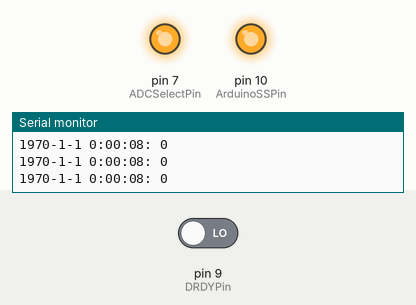
Recording of a sketch running on a simulated Arduino Uno, built with avr-gcc and run on an emulated ATmega328P. On the bench: output pins drawn as LEDs (lit = HIGH), the last lines printed to the serial monitor. The test bench sets the inputs (shaded band); at power-on: pin 9 (DRDYPin) LOW. Pins used as bus, display or sensor lines are not drawn.

Above: at 8.8 s.
8.9 s: pin 9 (DRDYPin) driven HIGH
At 11.4 s:
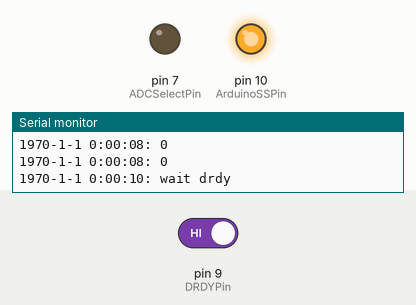
12.0 s: pin 9 (DRDYPin) driven LOW
At 12.6 s:
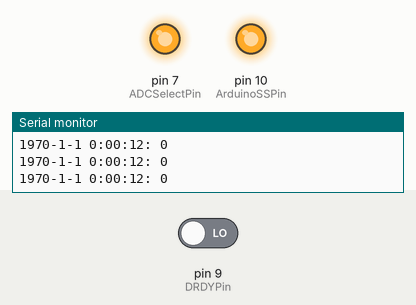
Timing chart, 0 to 19.5 s (numbered marks = the images above; inputs shaded):
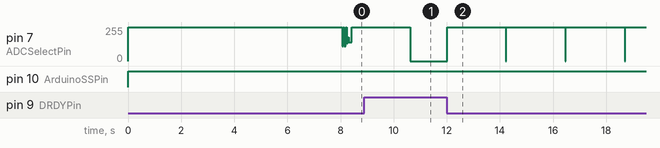

Measured:
- after the input at 8.9 s, pin 7 (ADCSelectPin): goes on until 10.6 s, then stays 0/255
- after the input at 12.0 s, pin 7 (ADCSelectPin): 0/255 → 255/255 at once

The sketch:

pressure_v2.ino
```cpp
#include <Time.h>
#include <SPI.h>
#include "Utilities.h"


    /* pins */
byte         ADCSelectPin           = 7;
byte         ADCResetPin            = 8;
byte         DRDYPin                = 9;
byte         ArduinoSSPin           = 10;
byte         MOSIPin                = 11;
byte         MISOPin                = 12;
byte         SCLKPin                = 13;


    /* registers */
byte         reg_comm               = B000;
byte         reg_mode               = B001;
byte         reg_filter_high        = B010;
byte         reg_filter_low         = B011;
byte         reg_test               = B100;
byte         reg_data               = B101;
byte         reg_cal_zero           = B110;
byte         reg_cal_full           = B111;


    /* channels */
byte         ch_pseudo_1            = B000;
byte         ch_pseudo_2            = B001;
byte         ch_pseudo_3            = B010;
byte         ch_pseudo_4            = B011;
byte         ch_diff_1              = B100;
byte         ch_diff_2              = B101;
byte         ch_diff_3              = B110;
byte         ch_test                = B111;
byte         ch_pseudo_5            = B110;


    /* modes */
byte         mode_normal            = B000;
byte         mode_cal_self          = B001;
byte         mode_cal_zero          = B010;
byte         mode_cal_full          = B011;
byte         mode_cal_offset        = B100;
byte         mode_cal_bg            = B101;
byte         mode_cal_zs_self       = B110;
byte         mode_cal_fs_self       = B111;


    /* gains */
byte         gain_1                 = B000;
byte         gain_2                 = B001;
byte         gain_4                 = B010;
byte         gain_8                 = B011;
byte         gain_16                = B100;
byte         gain_32                = B101;
byte         gain_64                = B110;
byte         gain_128               = B111;


    /* settings */
boolean      setting_unipolar       = 0;
boolean      setting_24bit          = 1;
boolean      setting_current_boost  = 0;
boolean      setting_zero           = 0;
unsigned int setting_filter_code    = 4000;  // [19, 4000]
boolean      setting_burnout        = 0;
boolean      setting_reset_filters  = 0;


boolean W = 0;
boolean R = 1;

unsigned int ClockSpeed = 1000000;
const byte SPIBufferSize = 3;
byte bytearr[SPIBufferSize];

Utility u;

void ResetADC()
{
  u.Log("ADC reset starting [5s]");
  digitalWrite(ADCResetPin, LOW);
  delay(5000);
  digitalWrite(ADCResetPin,  HIGH);
};


void DumpBytes(byte _num_bytes=1, byte _bytearr[]={})
{

  if (_num_bytes > SPIBufferSize)
  {
    u.Log("Warning: buffer smaller than num_bytes.");
    _num_bytes = SPIBufferSize;
  }
  for (int i=0; i<_num_bytes; ++i)
    u.Log(String(_bytearr[i],BIN));

  return;
}


void WaitDRDY()
{
  u.Log("wait drdy");
  while(digitalRead(DRDYPin) == HIGH)
    {}
  return;
};


void SPIBytes(byte _b_out, byte _num_bytes, byte _bytearr[], boolean _drdy)
{
  if (_num_bytes > SPIBufferSize)
    {
    u.Log("Error: buffer cannot fit num_bytes.  Read aborted.");
    return;
    }

  SPI.beginTransaction(SPISettings(ClockSpeed, MSBFIRST, SPI_MODE1));  // 2 MHz clock / sigbit / clock data mode [idle low, use high->low edge]
  digitalWrite(ADCSelectPin, LOW);

  // todo clear buffer ... bytearr[i] = 0;
  // todo interrupts to catch drdy transition

  for (int i=0; i<_num_bytes; ++i)
    {
    if (_drdy)
      WaitDRDY();

    _bytearr[i] = SPI.transfer(_b_out);
    }

  digitalWrite(MOSIPin, HIGH);
  digitalWrite(ADCSelectPin, HIGH);
  SPI.endTransaction();

  return;
}


byte CommCmd(byte reg, byte channel, boolean readonly)
{
  byte b = 0;

  b += reg << 4;
  b += (byte) readonly << 3;
  b += channel;

  return b;
}


byte FilterHighCmd(boolean _unipolar, boolean _24bit, boolean _current_boost,
                   boolean _zero, int _filter_code)
{
  byte _cmd = 0;

  _cmd += (byte) _unipolar       <<  7;
  _cmd += (byte) _24bit          <<  6;
  _cmd += (byte) _current_boost  <<  5;
  _cmd += (byte) _zero           <<  4;
  _cmd += _filter_code           >>  8;

  return _cmd;
}


byte FilterLowCmd(int _filter_code)
{
  unsigned int code = 0;
  byte _cmd = 0;

  code = _filter_code << 8;
  _cmd = code >> 8;
  return _cmd;
}


byte ModeCmd(byte _mode, byte _gain, boolean _burnout, boolean _reset_filters)
{
  byte b = 0;

  b += _mode << 5;
  b += _gain << 3;
  b += _burnout << 1;
  b += _reset_filters;

  return b;
}


void InitADC(byte _c, byte _m, byte _g)
{
  u.Log(String(_c));
  u.Log("init channel");

  SPIBytes(CommCmd(reg_filter_high, _c, W),1,bytearr,0);
  SPIBytes(FilterHighCmd(setting_unipolar,
                         setting_24bit,
                         setting_current_boost,
                         setting_zero,
                         setting_filter_code),1,bytearr,0);
  u.Log("command:");
  u.Log(String(FilterHighCmd(setting_unipolar,
                         setting_24bit,
                         setting_current_boost,
                         setting_zero,
                         setting_filter_code)));
  SPIBytes(CommCmd(reg_filter_high, _c, R),1,bytearr,0);
  SPIBytes(0,1,bytearr,1);
  u.Log("check filter high reg");
  DumpBytes(1,bytearr);

  SPIBytes(CommCmd(reg_filter_low, _c, W),1,bytearr,0);
  SPIBytes(FilterLowCmd(setting_filter_code),1,bytearr,0);

  SPIBytes(CommCmd(reg_mode, _c, W),1,bytearr,0);
  SPIBytes(ModeCmd(_m,
                   _g,
                   setting_burnout,
                   setting_reset_filters),1,bytearr,0);


  SPIBytes(CommCmd(reg_data, _c, R),1,bytearr,0);
  SPIBytes(0,3,bytearr,1);
  u.Log("data reg after init:");
  DumpBytes(3,bytearr);
  u.Log("channel init complete");
}


void RunCommand(char cmd)
{

  switch (cmd) {

    case 'm':
      break;

    case 't':
      break;

    case 'r':
      break;

    case 's':
      break;

    case 'n':
      break;

    default:
      u.Log("bad command");
  } // switch

}


char GetCommand()
{
  String s;

  s = u.GetUserInput("Enter command ['m' for menu]");
  s.toLowerCase();

  return s[0];
}


void setup(void) {
  Serial.begin(115200);

  pinMode(ADCSelectPin, OUTPUT);
  digitalWrite(ADCSelectPin, HIGH);

  pinMode(ADCResetPin, OUTPUT);
  digitalWrite(ADCResetPin, HIGH);

  pinMode(ArduinoSSPin, OUTPUT);
  digitalWrite(ArduinoSSPin, HIGH);

  pinMode(MOSIPin, OUTPUT);
  digitalWrite(MOSIPin, HIGH);

  pinMode(MISOPin, INPUT);

  pinMode(SCLKPin, OUTPUT);
  digitalWrite(SCLKPin, LOW);

  // debug
  pinMode(A0, INPUT);
  pinMode(A1, INPUT);

  SPI.begin();
  ResetADC();
  delay(3000);
  InitADC(ch_test, mode_cal_self, gain_1);


    /* settings */
  setting_unipolar       = 1;
  setting_24bit          = 1;
  setting_current_boost  = 1;
  setting_zero           = 0;
  setting_filter_code    = 20;  // [19, 4000]
  setting_burnout        = 0;
  setting_reset_filters  = 0;

  InitADC(ch_diff_1, mode_cal_self, gain_128);
  InitADC(ch_diff_1, mode_normal, gain_128);

  SPIBytes(CommCmd(reg_cal_full, ch_diff_1, R),1,bytearr,0);
  SPIBytes(0,3,bytearr,1);
  u.Log("full cal reg for ch1 diff");
  DumpBytes(3,bytearr);

  SPIBytes(CommCmd(reg_cal_zero, ch_diff_1, R),1,bytearr,0);
  SPIBytes(0,3,bytearr,1);
  u.Log("zero cal reg for ch1 diff");
  DumpBytes(3,bytearr);

  SPIBytes(CommCmd(reg_cal_full, ch_diff_2, R),1,bytearr,0);
  SPIBytes(0,3,bytearr,1);
  u.Log("full cal reg for ch2 diff");
  DumpBytes(3,bytearr);  //

  SPIBytes(CommCmd(reg_cal_zero, ch_diff_2, R),1,bytearr,0);
  SPIBytes(0,3,bytearr,1);
  u.Log("zero cal reg for ch2 diff");
  DumpBytes(3,bytearr);  // 31, 64, 0


  int i=0;
  while (i<100)
  {
//    u.Log(String(analogRead(A0)));
//    u.Log(String(analogRead(A1)));

    delay(2200);

    SPIBytes(CommCmd(reg_data, ch_diff_1, R),1,bytearr,0);
    SPIBytes(0,3,bytearr,1);
    DumpBytes(3,bytearr);

    ++i;
  }

}


void loop(void) {
  GetCommand();
  delay(50);

}
```

Utilities.cpp
```cpp
#include "Utilities.h"
#include <Time.h>
#include <avr/pgmspace.h>


Utility::Utility()
{
}

String Utility::Timestamp()
{
  String str;
  str = "";
  str += year();
  str += "-";
  str += month();
  str += "-";
  str += day();
  str += " ";
  str += hour();
  str += printDigits(minute());
  str += printDigits(second());
  return str;
}


String Utility::Timestamp2(unsigned long milsec){  // print timestamp to serial
  time_t t;
  if (milsec != 0)
    t = TimeFromMilsec(milsec);
  else
    t = now();

  String str;
  str = "";
  str += year(t);
  str += "-";
  str += month(t);
  str += "-";
  str += day(t);
  str += " ";
  str += hour(t);
  str += printDigits(minute(t));
  str += printDigits(second(t));
  return str;
}


String Utility::printDigits(int digits){  // timestamp helper
  String str;
  str = ":";
  if(digits < 10)
    str += "0";
  str += digits;
  return str;
}


String Utility::GetUserInput(String prompt_msg){
  String input = "";

  Serial.print("\n");
  Serial.print(prompt_msg);

  while (Serial.available() == 0);
  delay(50);
  input = Serial.readStringUntil('\n');

  Serial.print("  ...  ");
  Serial.print(input);
  Serial.print("\n\n");
  return input;
}


void Utility::SetTime(){  // datetime sync via user on serial

  time_t t = GetUserInput("Enter time [\"date -v -7H +%s\"]").toInt();
  setTime(t);

  Log("System time was updated");
}


void Utility::Log(String s)
{
  Serial.print(Timestamp());
  Serial.print(": ");
  Serial.print(s);
  Serial.print("\n");
}

String Utility::FlashString(const char * str)
{
  char c;
  String s = "";

  if (!str)
    return s;

  while ((c = pgm_read_byte(str++)))
    s += c;
//    Serial.print (c);

//  Serial.print ("\n");
  return s;
}

time_t Utility::TimeFromMilsec(unsigned long time_milsec)
{
  unsigned long offset = 0;
  unsigned long current_sec = millis()    / 1000;
  unsigned long base_sec    = time_milsec / 1000;

  if (current_sec > base_sec)
  {
    offset = current_sec - base_sec;
    return now() - offset;
  }
  else
  {
    offset = base_sec - current_sec;
    return now() + offset;
  }
}
```

Utilities.h
```cpp
#ifndef Utilities_H
#define Utilities_H

#include "Arduino.h"
#include <Time.h>
#include <avr/pgmspace.h>


class Utility{

  private:
  String printDigits(int digits);
  time_t TimeFromMilsec(unsigned long time_milsec);

  public:
  Utility();
  void   SetTime();
  void   Log(String s);
  String Timestamp();
  String Timestamp2(unsigned long milsec=0);
  String GetUserInput(String prompt_msg);
  String FlashString(const char* str);

};


#endif
```

docs.ino
```cpp
/*
Table V. Communications Register

0      1   2   3   4   5   6   7
0/DRDY RS2 RS1 RS0 R/W CH2 CH1 CH0

0/DRDY   For a write operation, a 0 must be written to this bit; status is the same as the DRDY output pin

RS2–RS0 Register Selection Bits. select registers for next read or write operation

RS2 RS1 RS0   Register                          Size
______________________________________________________________________
0   0   0     Communications Register           8 Bits
0   0   1     Mode Register                     8 Bits
0   1   0     Filter High Register              8 Bits
0   1   1     Filter Low Register               8 Bits
1   0   0     Test Register                     8 Bits
1   0   1     Data Register                     16 Bits or 24 Bits
1   1   0     Zero-Scale Calibration Register   24 Bits
1   1   1     Full-Scale Calibration Register   24 Bits

CH2–CH0 Channel Select. These three bits select a channel either for conversion or for access to calibration coefficients.
Power-On or RESET status of these bits is 1,0,0 selecting the differential pair AIN1 and AIN2.

CH2 CH1 CH0   AIN(+) AIN(–)   Type       Calibration Register Pair
______________________________________________________________________
0 0 0         AIN1   AIN6     Pseudo     Pair 0
0 0 1         AIN2   AIN6     Pseudo     Pair 1
0 1 0         AIN3   AIN6     Pseudo     Pair 2
0 1 1         AIN4   AIN6     Pseudo     Pair 2
1 0 0         AIN1   AIN2     Fully      Pair 0
1 0 1         AIN3   AIN4     Fully      Pair 1
1 1 0         AIN5   AIN6     Fully      Pair 2
1 1 1         AIN6   AIN6     Test       Pair 2


Mode Register (RS2-RS0 = 0, 0, 1); Power On/Reset Status: 00␣ Hex
The Mode Register is an eight bit register from which data can either be read or to which data can be written. Table VIII outlines the
bit designations for the Mode Register.

Table VIII. Mode Register

0   1   2   3   4   5   6   7
MD2 MD1 MD0 G2  G1  G0  BO  FSYNC

MD2 MD1 MD0   Operating Mode
______________________________________________________________________
0   0   0     Normal
0   0   1     Self-Calibration;
0   1   0     Zero-Scale System Calibration
0   1   1     Full-Scale System Calibration
1   0   0     System-Offset Calibration
1   0   1     Background Calibration
1   1   0     Zero-Scale Self-Calibration
1   1   1     Full-Scale Self-Calibration

G2 G1 G0      Gain Setting
______________________________________________________________________
0  0  0       1
0  0  1       2
0  1  0       4
0  1  1       8
1  0  0       16
1  0  1       32
1  1  0       64
1  1  1       128

BO  Burnout Current. A 0 in this bit turns off the on-chip burnout currents. This is the default (Power-On
or RESET) status of this bit. A 1 in this bit activates the burnout currents. When active, the burnout
currents connect to the selected analog input pair, one to the AIN(+) input and one to the AIN(–) input

FSYNC  Filter Synchronization. When this bit is high, the nodes of the digital filter, the filter control logic and
the calibration control logic are held in a reset state and the analog modulator is also held in its reset
state. When this bit goes low, the modulator and filter start to process data and a valid word is available
in 3 × 1/(output update rate), i.e., the settling time of the filter. This FSYNC bit does not affect the
digital interface and does not reset the DRDY output if it is low.


Filter Registers. Power On/Reset Status: Filter High Register: 01␣ Hex. Filter Low Register: 40␣ Hex.

There are two 8-bit Filter Registers on the AD7714 from which data can either be read or to which data can be written. Tables IX
and X outline the bit designations for the Filter Registers.

Table IX. Filter High Register (RS2–RS0 = 0, 1, 0)

0   1  2   3    4    5    6   7
B/U WL BST ZERO FS11 FS10 FS9 FS8

Table X. Filter Low Register (RS2–RS0 = 0, 1, 1)
0   1   2   3   4   5   6   7
FS7 FS6 FS5 FS4 FS3 FS2 FS1 FS0

B/U  Bipolar/Unipolar Operation. A 0 in this bit selects Bipolar Operation. This is the default (Power-On or RESET)
status of this bit. A 1 in this bit selects unipolar operation.

WL  Word Length
BST  Current Boost
ZERO   To ensure correct operation of the A Versions of the part, a 0 must be written to this bit.
FS11–FS0  Filter Selection. The on-chip digital filter provides a Sinc3 (or (Sinx/x)3 ) filter response. The 12 bits of data
programmed into these bits determine the filter cut-off frequency, the position of the first notch of the filter and
the data rate for the part. In association with the gain selection, it also determines the output noise (and hence
the effective resolution) of the device.

The first notch of the filter occurs at a frequency determined by the relationship:
filter first notch frequency =␣ (fCLK␣ IN/128)/code
where code is the decimal equivalent of the code in bits FS0 to FS11 and is in the range 19 to 4,000. With the
nominal fCLK IN of 2.4576␣ MHz, this results in a first notch frequency range from 4.8␣ Hz to 1.01␣ kHz. To
ensure correct operation of the AD7714, the value of the code loaded to these bits must be within this range.
Failure to do this will result in unspecified operation of the device
*/


                               // b'/u  wl  bst  zero  fs11-8 // fs11-0
#define ADC_FILTER_HIGH 0x00    // 0     0    0   0     0000   // 0x014 [20]
                                // fs7-0
#define ADC_FILTER_LOW  0x14    // 0001 0100
```
